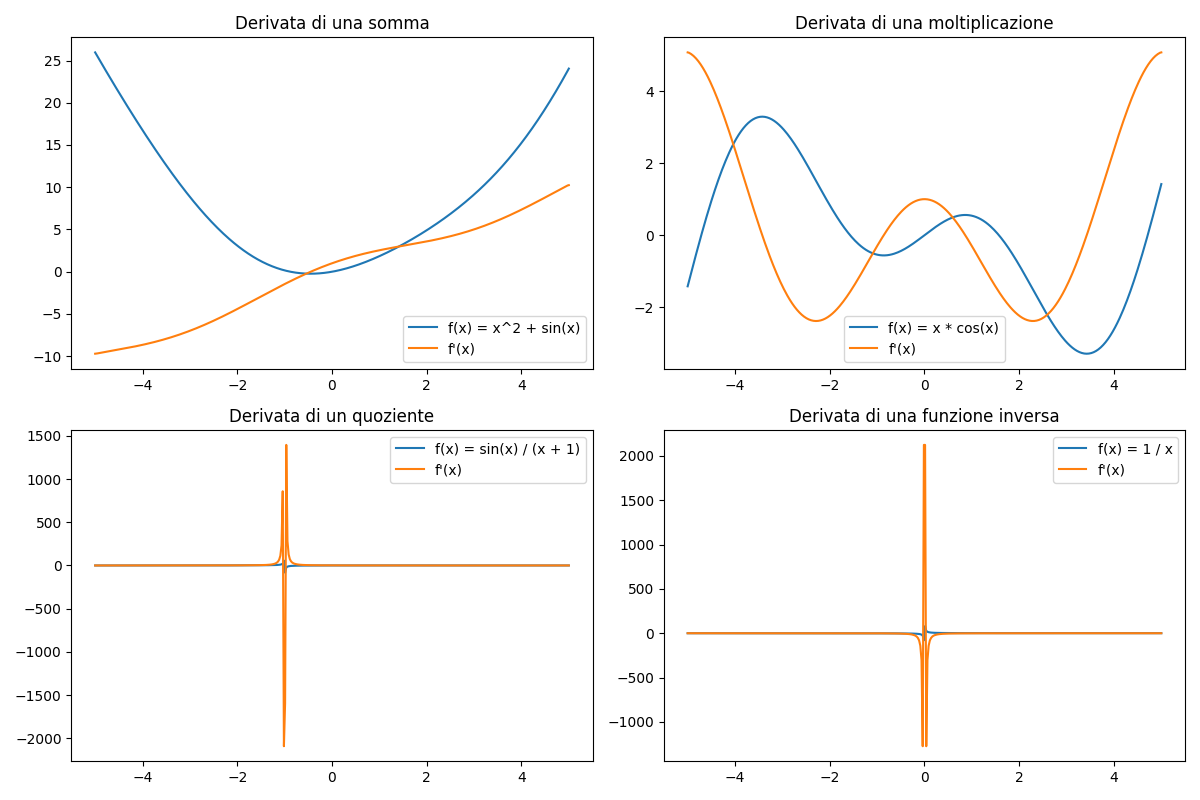

Write Python code to recreate this figure.
import numpy as np
import matplotlib.pyplot as plt

# Definisci la variabile indipendente x
x = np.linspace(-5, 5, 400)

# Definisci le funzioni
def somma(x):
    return x**2 + np.sin(x)

def moltiplicazione(x):
    return x * np.cos(x)

def quoziente(x):
    return np.sin(x) / (x + 1)

def inversa(x):
    return 1 / x

# Calcola le derivate
der_somma = np.gradient(somma(x), x)
der_moltiplicazione = np.gradient(moltiplicazione(x), x)
der_quoziente = np.gradient(quoziente(x), x)
der_inversa = np.gradient(inversa(x), x)

# Plotta le funzioni e le loro derivate
plt.figure(figsize=(12, 8))

plt.subplot(2, 2, 1)
plt.plot(x, somma(x), label='f(x) = x^2 + sin(x)')
plt.plot(x, der_somma, label="f'(x)")
plt.title('Derivata di una somma')
plt.legend()

plt.subplot(2, 2, 2)
plt.plot(x, moltiplicazione(x), label='f(x) = x * cos(x)')
plt.plot(x, der_moltiplicazione, label="f'(x)")
plt.title('Derivata di una moltiplicazione')
plt.legend()

plt.subplot(2, 2, 3)
plt.plot(x, quoziente(x), label='f(x) = sin(x) / (x + 1)')
plt.plot(x, der_quoziente, label="f'(x)")
plt.title('Derivata di un quoziente')
plt.legend()

plt.subplot(2, 2, 4)
plt.plot(x, inversa(x), label='f(x) = 1 / x')
plt.plot(x, der_inversa, label="f'(x)")
plt.title('Derivata di una funzione inversa')
plt.legend()

plt.tight_layout()
plt.show()
